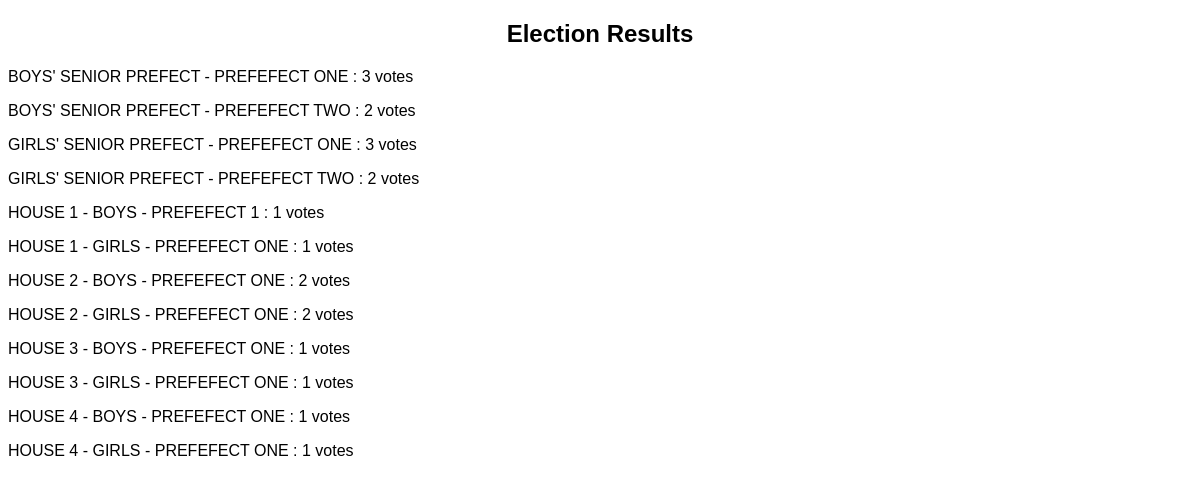
/print_results (signed in), run on an earlier commit of the app's database.
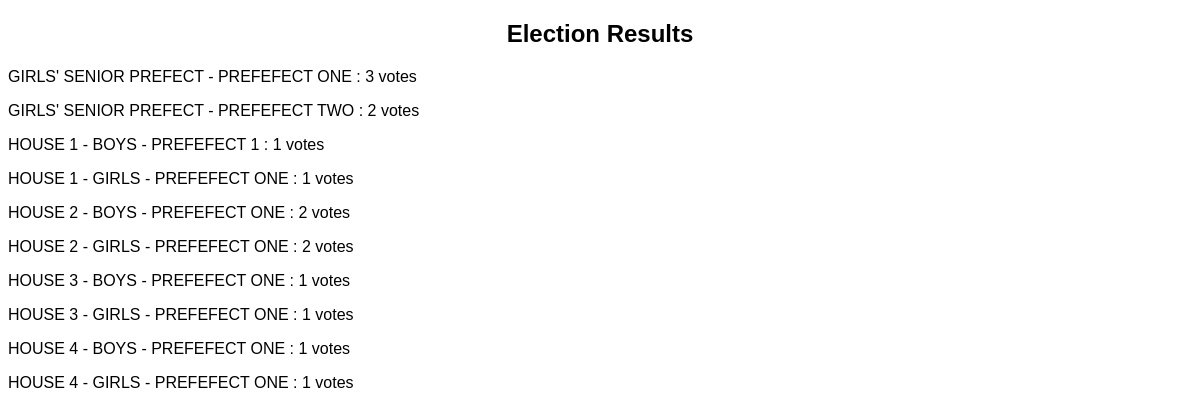
And on a later commit of the database.
### tables this page shows
CREATE TABLE candidates(
        id INTEGER PRIMARY KEY AUTOINCREMENT,
        name TEXT,
        portfolio_id INTEGER,
        image TEXT
    );

### app.py (the view)
@app.route("/print_results")
def print_results():
    if "admin" not in session:
        return redirect("/")
    conn = db()
    rows = conn.execute("""
        SELECT portfolios.name,
               candidates.name,
               COUNT(votes.rowid)
        FROM candidates
        JOIN portfolios
            ON portfolios.id = candidates.portfolio_id
        LEFT JOIN votes
            ON votes.candidate_id = candidates.id
        GROUP BY candidates.id
        ORDER BY portfolios.name
    """).fetchall()
    conn.close()
    return render_template(
        "print.html",
        rows=rows
    )

### app.py (called while the page is built, shortened)
def db():
    return sqlite3.connect("database.db")

@app.context_processor
def inject_settings():
    conn = db()
    cur = conn.cursor()
    data = cur.execute("""
        SELECT *
        FROM settings
        ORDER BY id DESC
        LIMIT 1
    """).fetchone()
    conn.close()
    if data:
        return dict(
            school_name=data[1],
            election_year=data[2],
            logo=data[3],
            start_time=data[4],
            end_time=data[5]
        )

### templates/print.html (shortened to what this page needs)
<!DOCTYPE html>
<html>
<head>
</head>
<body onload="window.print()">
<h2>Election Results</h2>
{% for p, c, v in rows %}
<p>{{ p }} - {{ c }} : {{ v }} votes</p>
{% endfor %}
</body>
</html>

What changed in the data, as far as the page shows it:
removed candidates: p "BOYS' SENIOR PREFECT", name "PREFEFECT ONE", v "3"
removed candidates: p "BOYS' SENIOR PREFECT", name "PREFEFECT TWO", v "2"
